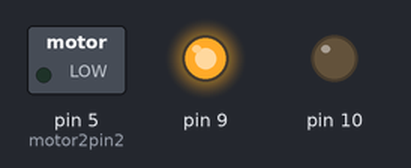
The sketch below on a simulated Arduino Uno, built with avr-gcc and run on an emulated ATmega328P. Parts: switched loads named in the sketch (green lamp = pin HIGH), output pins drawn as LEDs (lit = HIGH).

Above: at 1.5 s.
At 4.5 s:
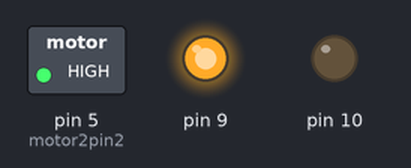
Timing chart, 0 to 6.9 s (numbered marks = the images above):
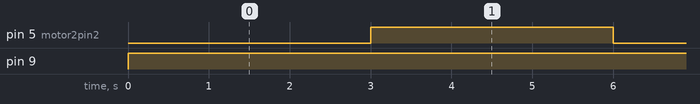

Measured:
- by itself, pin 5 (motor2pin2): alternates HIGH for 3.0 s and LOW for 3.0 s
- by itself, pin 9: LOW → HIGH at 0.00 s

The sketch:

Dc_Motor_With_driver.ino
```cpp
int  motor2pin2 = 5;

void setup() {


  pinMode(motor2pin2, OUTPUT);


  pinMode(10, OUTPUT);

}

void loop() {

  analogWrite(9, 255); //ENA  pin


  digitalWrite(motor2pin2, LOW);
  delay(3000);


  digitalWrite(motor2pin2, HIGH);
  delay(3000);
}
```
